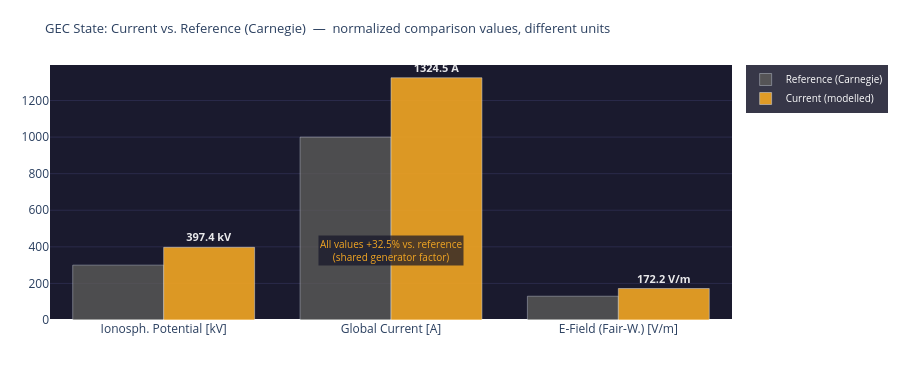

Source (notebook cell):
### Markdown cell above
---
## 4. Visualizations

### Code cell
# ============================================================
# GEC STATE vs. REFERENCE
# Note: raw values have different units (kV, A, V/m)
# Comparison shows relative deviation from Carnegie reference
# ============================================================

metrics = [
    ('Ionosph. Potential', 'kV',  GEC_REF['V_iono_kV'], V_iono_mod),
    ('Global Current',     'A',   GEC_REF['I_total_A'], I_total_mod),
    ('E-Field (Fair-W.)',  'V/m', GEC_REF['E_field_Vm'], E_mod),
]
labels_units = [f'{m[0]}\n[{m[1]}]' for m in metrics]

fig = go.Figure()
fig.add_trace(go.Bar(
    name='Reference (Carnegie)',
    x=labels_units, y=[m[2] for m in metrics],
    marker_color='#5F5E5A', opacity=0.75
))
fig.add_trace(go.Bar(
    name='Current (modelled)',
    x=labels_units, y=[m[3] for m in metrics],
    marker_color='#F2A623', opacity=0.90,
    text=[f'<b>{m[3]:.1f} {m[1]}</b>' for m in metrics],
    textposition='outside',
    textfont=dict(color='white', size=11)
))

# Joint percentage value as annotation
delta_pct = round((V_iono_mod - GEC_REF['V_iono_kV']) / GEC_REF['V_iono_kV'] * 100, 1)
fig.add_annotation(
    x=1.0, y=max(GEC_REF['V_iono_kV'], V_iono_mod) * 0.95,
    text=f'All values {delta_pct:+.1f}% vs. reference<br>(shared generator factor)',
    showarrow=False, xanchor='center',
    font=dict(color='#F2A623', size=10),
    bgcolor='rgba(20,20,40,0.7)'
)

fig.update_layout(
    title=dict(
        text='GEC State: Current vs. Reference (Carnegie)  —  normalized comparison values, different units',
        font=dict(size=13)
    ),
    barmode='group',
    height=380,
    plot_bgcolor='#1a1a2e', paper_bgcolor='rgba(0,0,0,0)',
    margin=dict(l=50, r=50, t=65, b=60),
    legend=dict(bgcolor='rgba(20,20,40,0.85)', font=dict(color='white', size=10)),
    yaxis=dict(gridcolor='#2a2a4a')
)
fig.show()

print(f'GEC deviation from Carnegie reference: {delta_pct:+.1f}%')
print(f'  (all values scale with the same generator factor {generator_strength:.3f})')

### Figure 1 — Plotly figure (JSON) as saved in the notebook; plotly's stock layout.template omitted (floating-point values rounded to 4 significant figures)
{"data": [{"marker": {"color": "#5F5E5A"}, "name": "Reference (Carnegie)", "opacity": 0.75, "type": "bar", "x": ["Ionosph. Potential\n[kV]", "Global Current\n[A]", "E-Field (Fair-W.)\n[V/m]"], "y": [300.0, 1000.0, 130.0]}, {"marker": {"color": "#F2A623"}, "name": "Current (modelled)", "opacity": 0.9, "text": ["<b>397.4 kV</b>", "<b>1324.5 A</b>", "<b>172.2 V/m</b>"], "textfont": {"color": "white", "size": 11}, "textposition": "outside", "type": "bar", "x": ["Ionosph. Potential\n[kV]", "Global Current\n[A]", "E-Field (Fair-W.)\n[V/m]"], "y": [397.4, 1324.0, 172.2]}], "layout": {"annotations": [{"bgcolor": "rgba(20,20,40,0.7)", "font": {"color": "#F2A623", "size": 10}, "showarrow": false, "text": "All values +32.5% vs. reference<br>(shared generator factor)", "x": 1.0, "xanchor": "center", "y": 377.5}], "barmode": "group", "height": 380, "legend": {"bgcolor": "rgba(20,20,40,0.85)", "font": {"color": "white", "size": 10}}, "margin": {"b": 60, "l": 50, "r": 50, "t": 65}, "paper_bgcolor": "rgba(0,0,0,0)", "plot_bgcolor": "#1a1a2e", "title": {"font": {"size": 13}, "text": "GEC State: Current vs. Reference (Carnegie)  —  normalized comparison values, different units"}, "yaxis": {"gridcolor": "#2a2a4a"}}}
